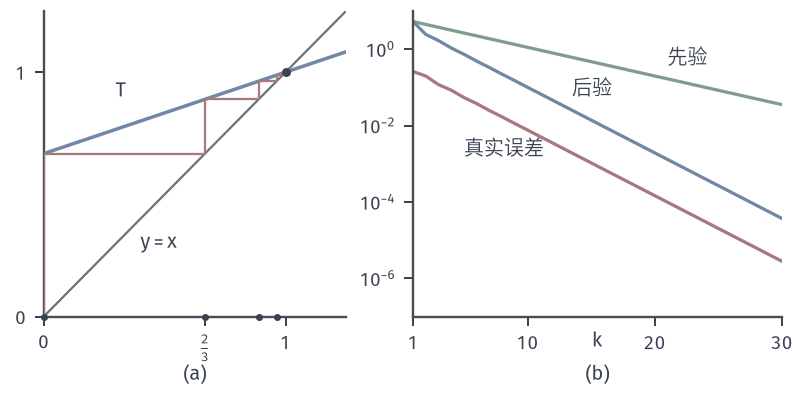

Python code for this plot:
from pathlib import Path
import sys
ROOT = next(p for p in Path(__file__).resolve().parents if (p/"build.sh").is_file() and (p/"tex/book.tex").is_file())
sys.path.insert(0, str(ROOT/"figures/00-shared/mathematical-preliminaries-upper/00-shared/comprehension-figures"))
from support import figure, save, BLUE, GREEN, YELLOW, RED, PURPLE, INK, MUTED, GRID, BLUE_FILL, GREEN_FILL, YELLOW_FILL, RED_FILL, PURPLE_FILL
import numpy as np

# (a) cobweb of T(x)=(x+2)/3 from x0=0; (b) T=cos x on [0,1], x0=0, q=sin 1: true error, a priori and a posteriori bounds.
fig, axes = figure(width_mm=112, height_mm=56, ncols=2, width_ratios=[.82, 1])
fig.set_layout_engine(None)
fig.subplots_adjust(left=.055, right=.985, top=.97, bottom=.2, wspace=.2)
a = axes[0]
T = lambda x: (x+2)/3
xx = np.array([0, 1.25])
a.plot(xx, xx, color=MUTED, lw=.9, zorder=2)
a.plot(xx, T(xx), color=BLUE, lw=1.4, zorder=3)
px, py = [0.0], [0.0]; v = 0.0
for k in range(6):
    w = T(v); px += [v, w]; py += [w, w]; v = w
a.plot(px, py, color=RED, lw=.9, zorder=4)
for k, val in enumerate([0, 2/3, 8/9, 26/27]):
    a.plot([val], [0], 'o', ms=2.8, color=INK, mew=0, zorder=5, clip_on=False)
a.plot([1], [1], 'o', ms=3.6, color=INK, mew=0, zorder=5)
a.set_xlim(0, 1.25); a.set_ylim(0, 1.25); a.set_xticks([0, 2/3, 1]); a.set_xticklabels(['$0$', r'$\frac{2}{3}$', '$1$']); a.set_yticks([0, 1])
a.text(.32, .9, '$T$', color=INK, ha='center'); a.text(.4, .28, '$y=x$', color=INK, ha='left')
b = axes[1]
q = np.sin(1); N = 30
it = [0.0]
for k in range(200): it.append(np.cos(it[-1]))
star = it[-1]; it = np.array(it[:N+1])
k = np.arange(1, N+1)
err = np.abs(it[1:]-star)
pri = q**k/(1-q)*abs(it[1]-it[0])
post = q/(1-q)*np.abs(it[1:]-it[:-1])
b.semilogy(k, pri, color=GREEN, lw=1.3)
b.semilogy(k, post, color=BLUE, lw=1.3)
b.semilogy(k, err, color=RED, lw=1.3)
b.text(21, pri[20]*1.9, '先验', color=INK, ha='left', va='bottom')
b.text(13.5, post[13]*2.4, '后验', color=INK, ha='left', va='bottom')
b.text(5, err[5]*.13, '真实误差', color=INK, ha='left', va='top')
b.set_xlim(1, 30); b.set_ylim(1e-7, 10); b.set_xticks([1, 10, 20, 30]); b.set_yticks([1e-6, 1e-4, 1e-2, 1]); b.minorticks_off()
for ax, s in zip(axes, '(a) (b)'.split()):
    ax.spines['left'].set_linewidth(.95); ax.spines['bottom'].set_linewidth(.95)
    p = ax.get_position(); fig.text((p.x0+p.x1)/2, .03, s, ha='center', va='bottom')
fig.text((axes[1].get_position().x0+axes[1].get_position().x1)/2, .115, '$k$', ha='center', va='bottom')
save(fig, Path(__file__).resolve().parent, 'figure', {'formula': 'T=(x+2)/3 cobweb; cos iteration x0=0, q=sin 1, bounds q^k/(1-q)|x1-x0|, q/(1-q)|x_k-x_{k-1}|'})
